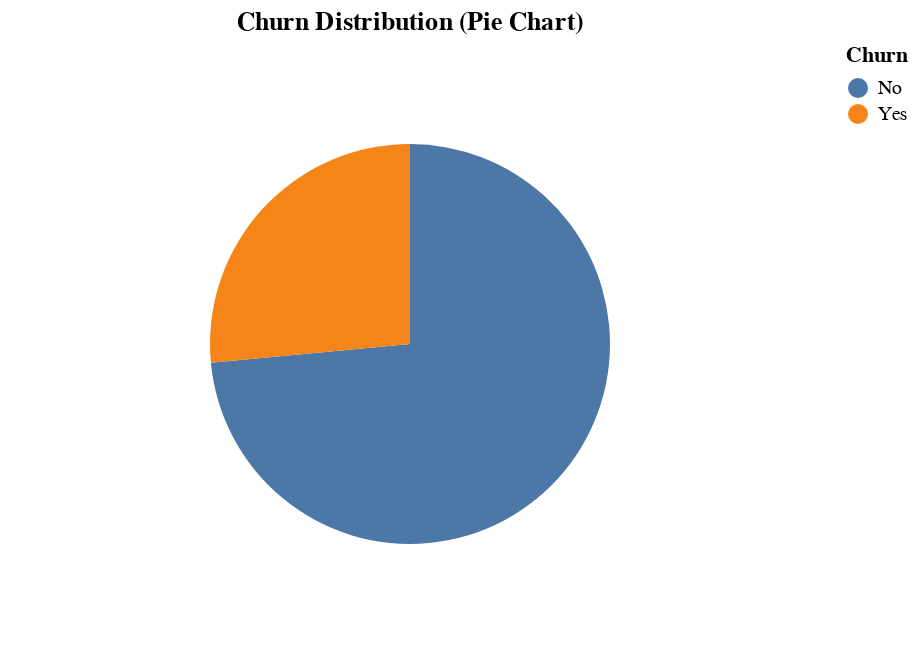

Source (notebook cell):
### Code cell
# Create a pie chart to visualize the distribution of `Churn`
pie_chart = alt.Chart(churn_counts).mark_arc(innerRadius=0, outerRadius=100).encode(
    theta=alt.Theta(field="Count", type="quantitative"),
    color=alt.Color(field="Churn", type="nominal"),
    tooltip=['Churn', 'Count', 'Percentage']
).properties(
    title='Churn Distribution (Pie Chart)'
)
display(pie_chart)

### Figure 1 — Vega-Lite specification as saved in the notebook (floating-point values rounded to 4 significant figures)
{"config": {"view": {"continuousWidth": 400, "continuousHeight": 300}}, "data": {"name": "data-f1cc47ba407ee0e4cc06b2b0adba70fe"}, "mark": {"type": "arc", "innerRadius": 0, "outerRadius": 100}, "encoding": {"color": {"field": "Churn", "type": "nominal"}, "theta": {"field": "Count", "type": "quantitative"}, "tooltip": [{"field": "Churn", "type": "nominal"}, {"field": "Count", "type": "quantitative"}, {"field": "Percentage", "type": "quantitative"}]}, "title": "Churn Distribution (Pie Chart)", "$schema": "https://vega.github.io/schema/vega-lite/v4.17.0.json", "datasets": {"data-f1cc47ba407ee0e4cc06b2b0adba70fe": [{"Churn": "No", "Count": 7350, "Percentage": 73.5}, {"Churn": "Yes", "Count": 2650, "Percentage": 26.5}]}}
